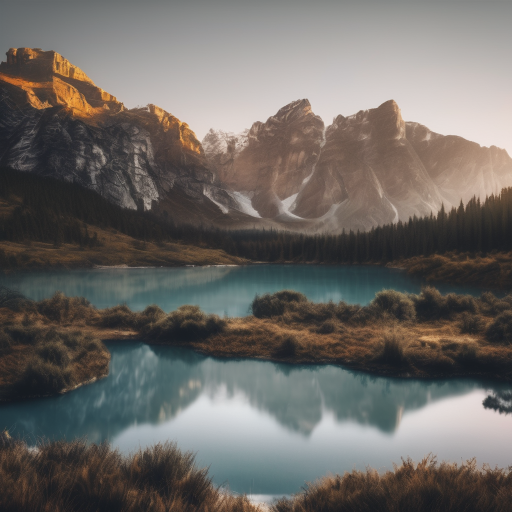
#> input picture with color.jpg, 1024 x 1024 px (shown at 1/2 size)
$ jupyter execute esitlanmis_histogram_ve_clahe.ipynb
#> lines starting #> are read from the running program, lines starting #| are printed output that depends on the picture
[cell 1]
import cv2
import matplotlib.pyplot as plt
import numpy as np
from google.colab.patches import cv2_imshow

[cell 2]
goruntu=cv2.imread("with color.jpg",0)
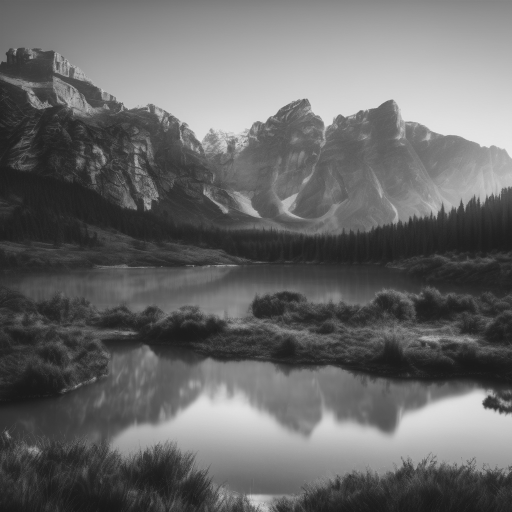
#> goruntu: shape (1024, 1024) (shown at 1/2 size); min 18, max 239, mean 104.5
equ=cv2.equalizeHist(goruntu)
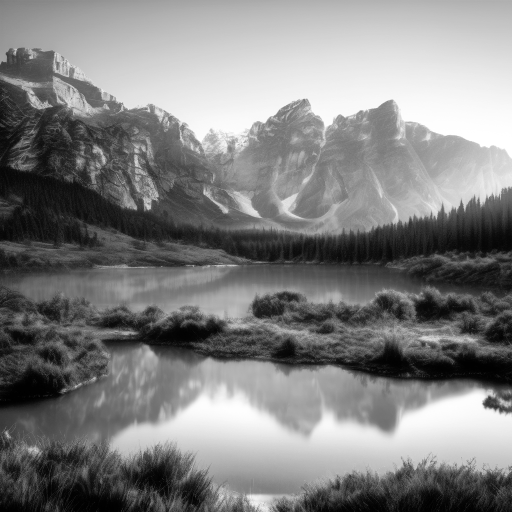
#> equ: shape (1024, 1024) (shown at 1/2 size); min 0, max 255, mean 128.3
# cv2_imshow expects only the image as an argument
cv2_imshow(goruntu)
cv2_imshow(equ)

[cell 3]
axl=plt.subplot(211)
# Assuming ax1 was a typo and you meant axl
axl.set_title("orijinal görüntü histogramı",fontsize=20)
plt.hist(goruntu.flatten(),256,[0,256], color = 'r')
ax2=plt.subplot(212)
ax2.set_title("eșitlenmiş görüntü histogramı",fontsize=20)
ax2.hist(equ.flatten(),256,[0,256], color ='b')
plt.show()
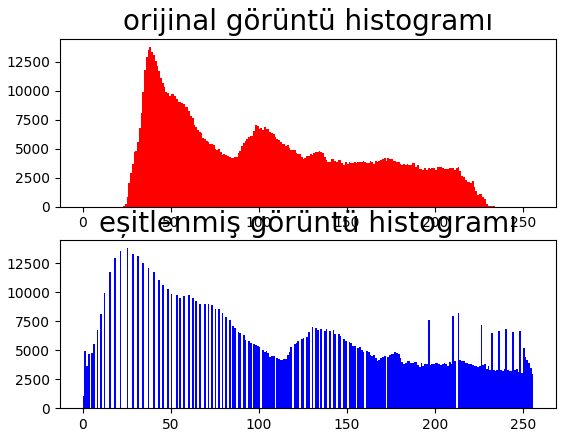
#> figure drawn by matplotlib, 2 panels; panel 1: tallest bar 13811 high, from x = 38 to 39; panel 2: tallest bar 13811 high, from x = 25 to 26

[cell 4]
clahe = cv2.createCLAHE(clipLimit=2.0, tileGridSize=(8,8))
equ=clahe.apply (goruntu)
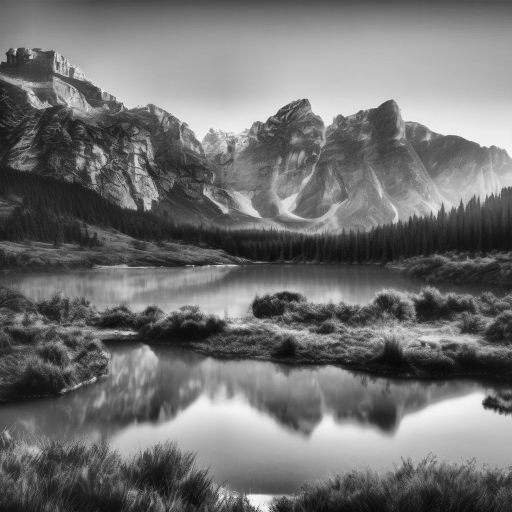
#> equ: shape (1024, 1024) (shown at 1/2 size); min 5, max 249, mean 113.2
cv2_imshow (goruntu)
cv2_imshow(equ)
axi=plt.subplot (221)
axl.set_title ("orijinal görüntü histogramı", fontsize=20)
plt.hist (goruntu.flatten(),256,[0,250], color = 'r')
ax2=plt.subplot(222)
ax2.set_title("eșitlenmiş görüntü histogramın", fontsize=20)
ax2.hist(equ.flatten(),256,[0,256], color='b')
plt.show()
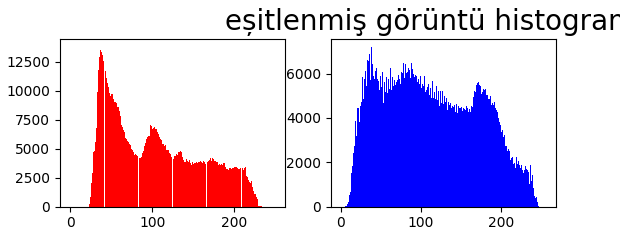
#> figure drawn by matplotlib, 2 panels; panel 1: tallest bar 13811 high, from x = 37.11 to 38.09; panel 2: tallest bar 7214 high, from x = 38 to 39

$ run again, with Gemini_Generated_Image_lk1cj7lk1cj7lk1c.jpg copied over with color.jpg
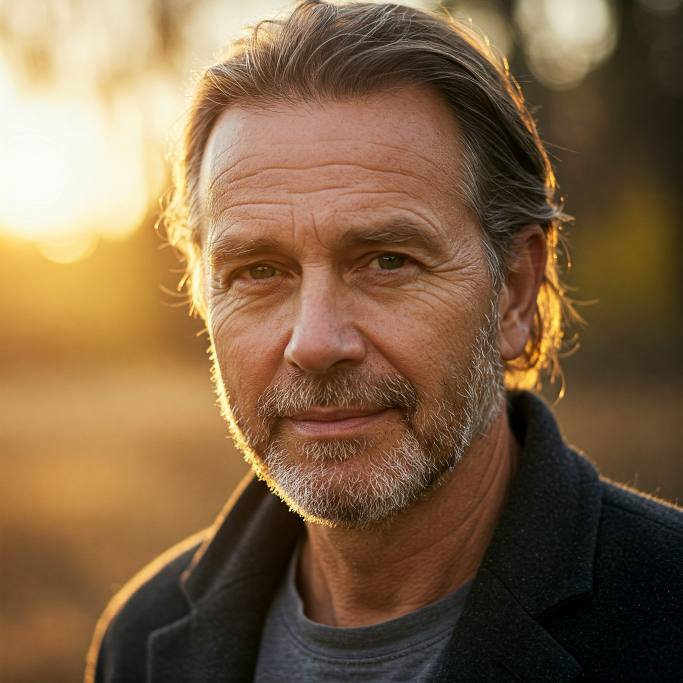
#> input picture Gemini_Generated_Image_lk1cj7lk1cj7lk1c.jpg, 2048 x 2048 px (shown at 1/3 size)
#> `equ=clahe.apply (goruntu)`:
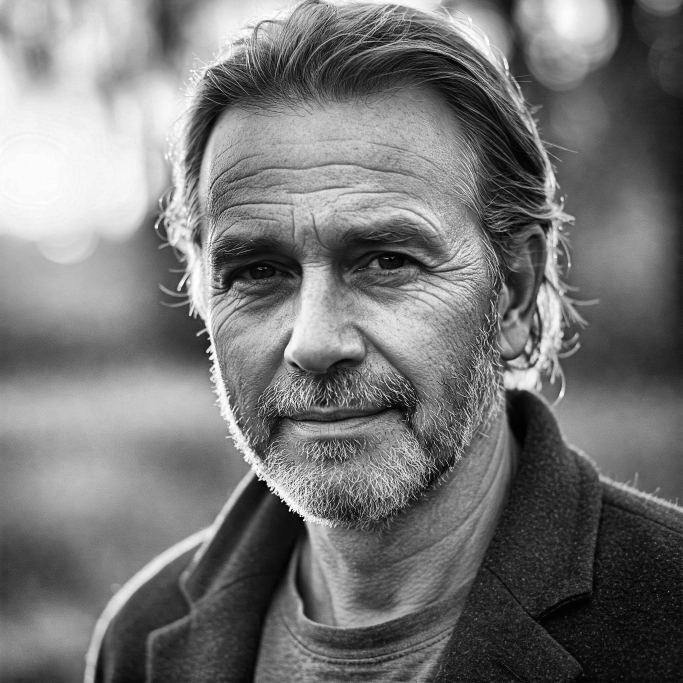
#> equ: shape (2048, 2048) (shown at 1/3 size); min 0, max 255, mean 117.9
#> `plt.show()`:
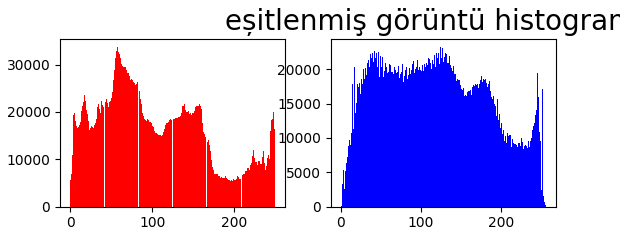
#> figure drawn by matplotlib, 2 panels; panel 1: tallest bar 33791 high, from x = 57.62 to 58.59; panel 2: tallest bar 23297 high, from x = 124 to 125

$ run again, with ai image with noisy.jpg copied over with color.jpg
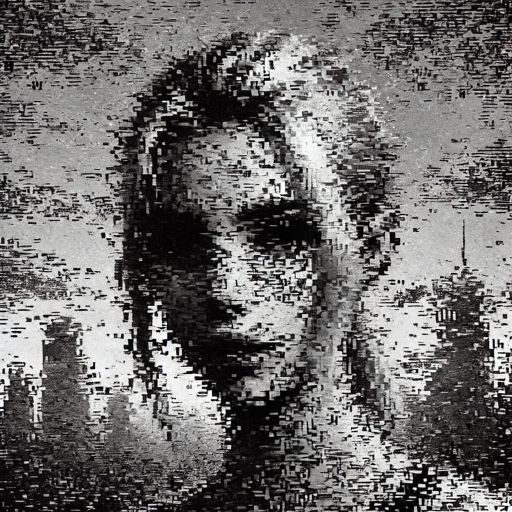
#> input picture ai image with noisy.jpg, 1024 x 1024 px (shown at 1/2 size)
#> `plt.show()`:
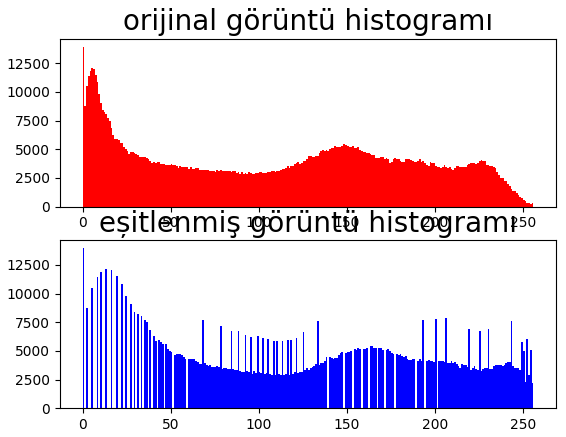
#> figure drawn by matplotlib, 2 panels; panel 1: tallest bar 13960 high, from x = 0 to 1; panel 2: tallest bar 13960 high, from x = 0 to 1
#> `plt.show()`:
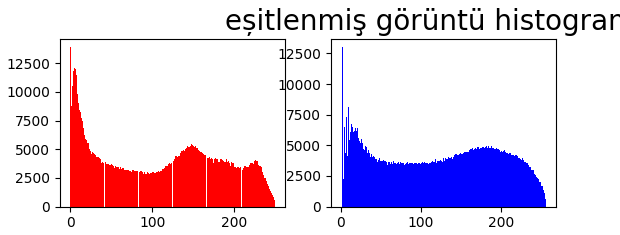
#> figure drawn by matplotlib, 2 panels; panel 1: tallest bar 13960 high, from x = 0 to 0.977; panel 2: tallest bar 13059 high, from x = 2 to 3
